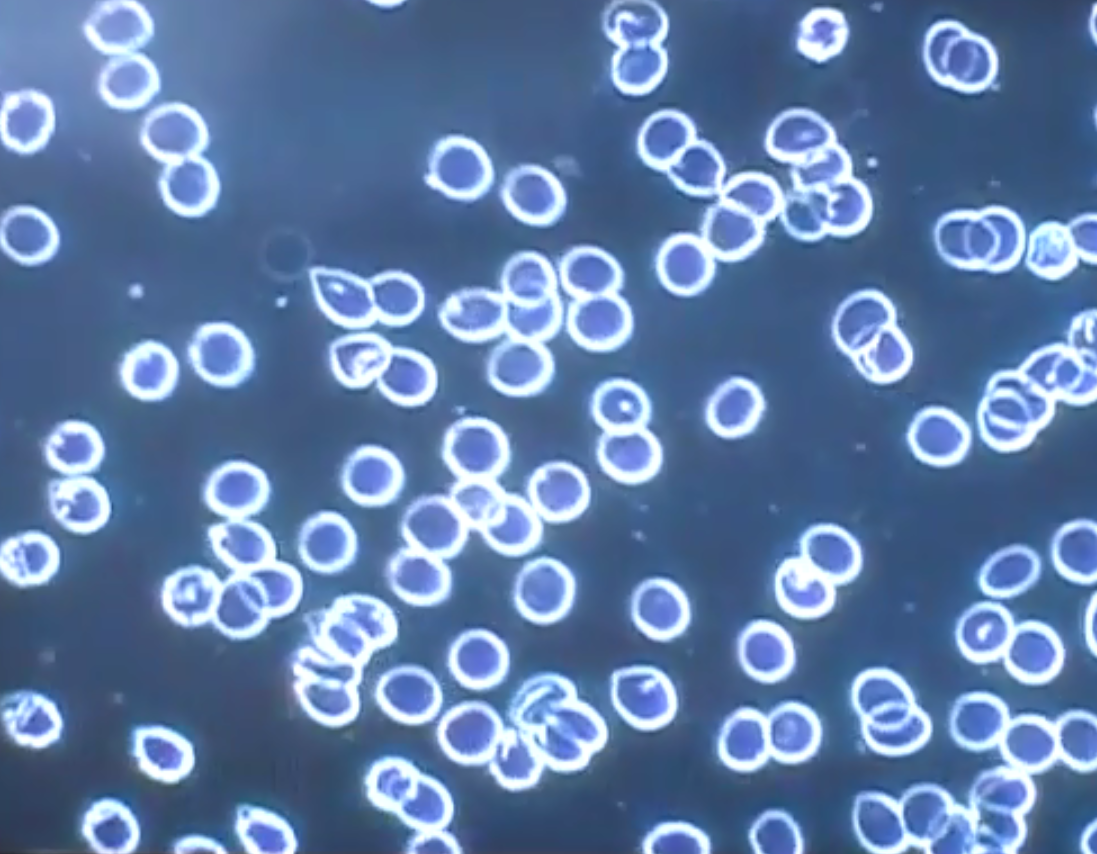
#> input picture imgproc/Лабораторная4/bloodcells.png, 1097 x 854 px
$ jupyter execute --allow-errors lab4_Binarization_And_Detection_new.ipynb   (shell and % lines are left out)
#> lines starting #> are read from the running program, lines starting #| are printed output that depends on the picture; after the words box and inside, x2 and y2 are one past the last pixel; in counts of white or black regions, pixels touching at a corner belong together
# Лабораторная работа 4. Цифровая обработка изображений.

В этой работе рассматриваются различные виды цифровой обработки изображений.

Цель лабораторной работы:
1. Бинаризация
2. Выделение границ

[cell 1]
import sys
import matplotlib.pyplot as plt
import cv2 as cv
import numpy as np

# Изменим стандартный размер графиков matplotlib
plt.rcParams["figure.figsize"] = [6, 4]

## 1 Бинаризация

В обработке изображений часто используется процедура пороговой бинаризации -- разбиения изображения на две области, одна из которых содержит все пиксели со значением ниже некоторого порога, а другая содержи все пиксели со значением выше этого порога.
Оптимальная пороговая сегментация основана на приближении гистограммы изображения к некоторой кривой с использованием весовых сумм двух или более вероятностей интенсивности с нормальным распределением. Тогда порог - это набор ближайших уровней яркости, соответствующих минимуму вероятности между максимумами двух или более нормальных распределений.

<figure>
<center>

<figcaption> Пример выбора порога</figcaption></center>
</figure>

Примеры бинаризации изображений будем рассматривать на изображении хлорелл под микроскопом

[cell 2]
image1 = cv.imread('./bloodcells.png')
#> image1 is the input picture: shape (854, 1097, 3); mean B, G, R 166.4, 124.6, 96.6
image2 = cv.imread('./chlorella.png')
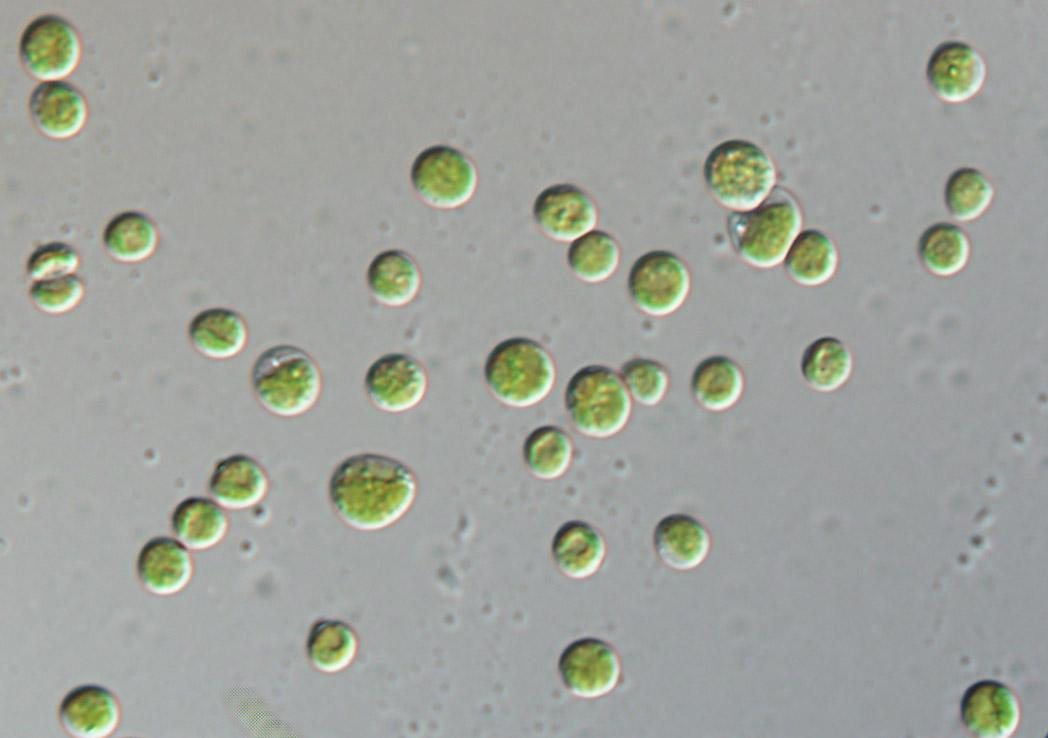
#> input picture imgproc/Лабораторная4/chlorella.png, 1048 x 738 px
#> image2 is the input picture: shape (738, 1048, 3); mean B, G, R 156.2, 162.4, 159.1
rgb_image1 = cv.cvtColor(image1, cv.COLOR_BGR2RGB)
hsv_image1 = cv.cvtColor(image1, cv.COLOR_BGR2HSV)
#> hsv_image1: shape (854, 1097, 3); mean H, S, V 106.8, 114.8, 166.4
gray_image1 = cv.cvtColor(image1, cv.COLOR_BGR2GRAY)
rgb_image2 = cv.cvtColor(image2, cv.COLOR_BGR2RGB)
hsv_image2 = cv.cvtColor(image2, cv.COLOR_BGR2HSV)
#> hsv_image2: shape (738, 1048, 3); mean H, S, V 65.6, 15.8, 163.8
gray_image2 = cv.cvtColor(image2, cv.COLOR_BGR2GRAY)

channels = [0]
histSize = [256]
range = [0, 256]

gs = plt.GridSpec(2, 2)
plt.figure(figsize=(10, 8))
plt.subplot(gs[0])
plt.imshow(gray_image1, cmap='gray')
plt.xticks([]), plt.yticks([])
plt.subplot(gs[1])
plt.imshow(gray_image2, cmap='gray')
plt.xticks([]), plt.yticks([])
plt.subplot(gs[2])
plt.hist(gray_image1.reshape(-1), 256, range)
plt.subplot(gs[3])
plt.hist(gray_image2.reshape(-1), 256, range)
plt.show()

### 1.1 Бинаризация полутоновых изображений (пороговая фильтрация).

Рассмотрим простую бинаризацию на примере полутонового изображения.

Бинаризация полутоновых изображений осуществляется просто. Для каждого пикселя применяется одно и то же пороговое значение. Если значение пикселя меньше порогового значения, оно имеет значение 0, в противном случае — максимальное значение. В библиотеке OpenCV есть функция для бинаризации изображений cv.threshold(), для применения пороговых значений. Функция принимает несколько параметров:
- image -- изображение, к которому применяется бинаризация;
- threshold -- пороговое значение;
- maxval -- максимальное значение, которое присваивается значениям пикселей, превышающим пороговое значение;
- type -- тип порога.

OpenCV предоставляет различные типы пороговых значений:
- cv.THRESH_BINARY
$$
\begin{equation*}
out(x, y) =
 \begin{cases}
   maxval \; &\textit{if image(x, y) > threshold } \\
   0 \; &\textit{иначе}
 \end{cases}
\end{equation*}
$$
- cv.THRESH_BINARY_INV
$$
\begin{equation*}
out(x, y) =
 \begin{cases}
   0 \; &\textit{if image(x, y) > threshold } \\
   maxval \; &\textit{иначе}
 \end{cases}
\end{equation*}
$$
- cv.THRESH_TRUNC
$$
\begin{equation*}
out(x, y) =
 \begin{cases}
   threshold \; &\textit{if image(x, y) > threshold } \\
   image(x,y) \; &\textit{иначе}
 \end{cases}
\end{equation*}
$$
- cv.THRESH_TOZERO
$$
\begin{equation*}
out(x, y) =
 \begin{cases}
   image(x, y) \; &\textit{if image(x, y) > threshold } \\
   0 \; &\textit{иначе}
 \end{cases}
\end{equation*}
$$
- cv.THRESH_TOZERO_INV
$$
\begin{equation*}
out(x, y) =
 \begin{cases}
   0 \; &\textit{if image(x, y) > threshold } \\
   image(x, y) \; &\textit{иначе}
 \end{cases}
\end{equation*}
$$

Подробнее по типам смотри [документацию](https://docs.opencv.org/4.x/d7/d1b/group__imgproc__misc.html#gaa9e58d2860d4afa658ef70a9b1115576)

[cell 3]
threshold = 250
image = gray_image1

ret, thresh1 = cv.threshold(image, threshold, 255, cv.THRESH_BINARY)
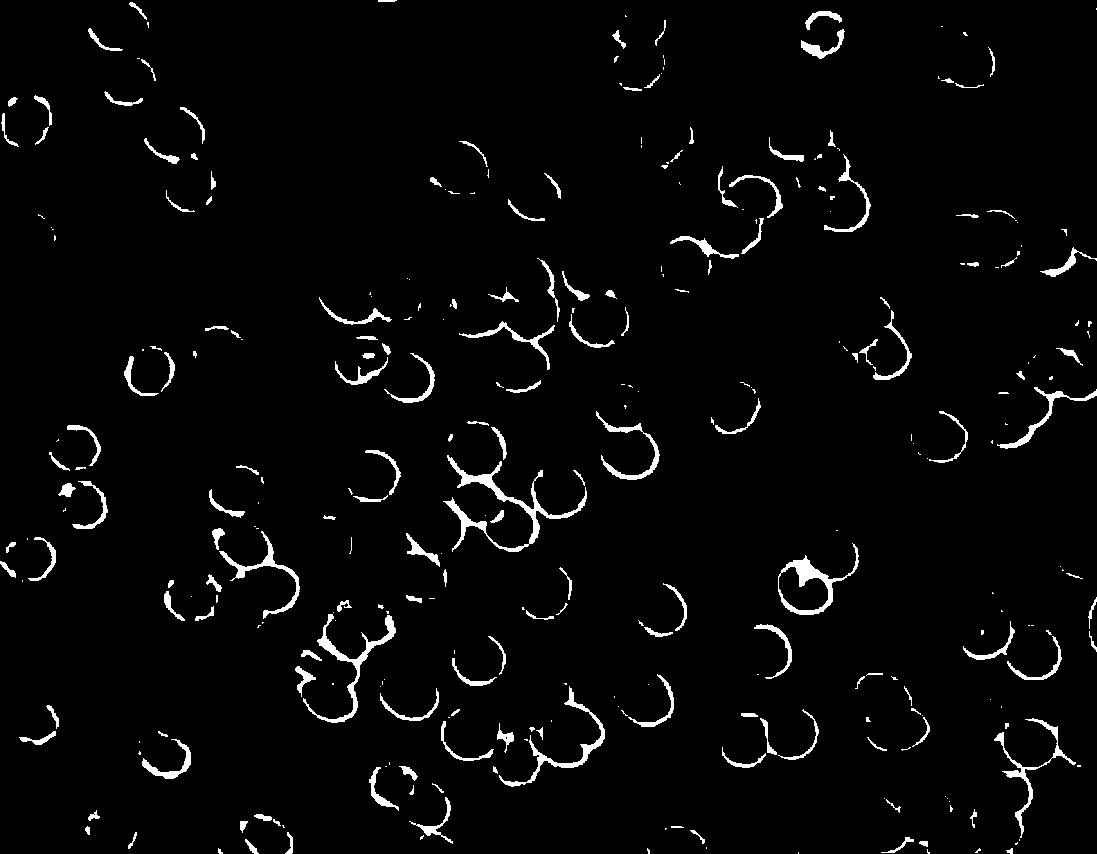
#> thresh1: shape (854, 1097); 3% white; 319 white regions (152 under 20 px), largest, box (x1, y1, x2, y2) and area: (443, 455, 587, 552) 1969, (303, 614, 396, 723) 1265, (778, 543, 859, 615) 1144
#> ret = 250
ret, thresh2 = cv.threshold(image, threshold, 255, cv.THRESH_BINARY_INV)
ret, thresh3 = cv.threshold(image, threshold, 255, cv.THRESH_TRUNC)
ret, thresh4 = cv.threshold(image, threshold, 255, cv.THRESH_TOZERO)
ret, thresh5 = cv.threshold(image, threshold, 255, cv.THRESH_TOZERO_INV)
titles = ['Grayscale Image', 'BINARY', 'BINARY_INV', 'TRUNC', 'TOZERO', 'TOZERO_INV']
images = [image, thresh1, thresh2, thresh3, thresh4, thresh5]
plt.figure(figsize=(15, 8))
for i in np.arange(len(images)):
    plt.subplot(2, 3, i + 1)
    plt.imshow(images[i], 'gray', vmin=0, vmax=255)
    plt.title(titles[i])
    plt.xticks([])
    plt.yticks([])
#> this loop made 6 passes
plt.show()

### 1.2 Бинаризация Оцу (Otsu's Binarization)

Для определения оптимального порога бинаризации предложено большое количество различных подходов. Наиболее удачным из них является подход Оцу, который предполагает не только определение оптимального порога бинаризации, но и вычисление некоторого критерия бимодальности, т.е оценку того, действительно ли исследуемая гистограмма содержит именно две моды (два выраженных пика).
Подробнее про метод Оцу и алгоритм его работы можно почитать [здесь](https://docs.opencv.org/4.x/d7/d4d/tutorial_py_thresholding.html) и [здесь](https://ru.wikipedia.org/wiki/%D0%9C%D0%B5%D1%82%D0%BE%D0%B4_%D0%9E%D1%86%D1%83)

Для использования этого метода в opencv используется таже функция cv.threshold(), в которой в качестве дополнительного флага передается параметр cv.THRESH_OTSU. Пороговое значение может быть выбрано произвольным. Затем алгоритм находит оптимальное пороговое значение, которое возвращается в качестве первого значения кортежа.

Работу метода Оцу рассмотрим на примере:

[cell 4]
threshold = 120
ret1, thresh1 = cv.threshold(image, threshold, 255, cv.THRESH_BINARY)
#> thresh1: shape (854, 1097); 32% white; 75 white regions (17 under 20 px), largest, box (x1, y1, x2, y2) and area: (0, 0, 224, 219) 33987, (287, 592, 609, 793) 24781, (635, 107, 875, 298) 20793
#> ret1 = 120
ret2, thresh2 = cv.threshold(image, 0, 255, cv.THRESH_BINARY + cv.THRESH_OTSU)
#> thresh2: shape (854, 1097); 20% white; 79 white regions (11 under 20 px), largest, box (x1, y1, x2, y2) and area: (637, 109, 873, 297) 13405, (386, 417, 591, 607) 12706, (438, 246, 634, 397) 11536
#> ret2 = 156
titles = ['Original Image', 'Global Thresholding (threshold = %d)' % threshold,
          "Otsu's Thresholding (Otsu's threshold = %d)" % ret2]
images = [image, thresh1, thresh2]

plt.figure(figsize=(15, 8))
for i in np.arange(len(images)):
    plt.subplot(1, 3, i + 1)
    plt.imshow(images[i], 'gray')
    plt.title(titles[i])
    plt.xticks([])
    plt.yticks([])
#> this loop made 3 passes
plt.show()

### 1.3 Адаптивная бинаризация.

В простой полутоновой бинаризации в качестве порога используется одно значение. Но это может быть не во всех случаях, например, если изображение имеет разные условия освещения в разных областях. В этом случае может помочь адаптивное пороговое значение. Здесь алгоритм определяет порог для пикселя на основе небольшой области вокруг него. Таким образом, мы получаем разные пороги для разных областей одного и того же изображения, что дает лучшие результаты для изображений с различной освещенностью.

Помимо описанных выше параметров, метод `cv.adaptiveThreshold()` принимает три входных параметра:

- **AdaptiveMethod** решает, как вычисляется пороговое значение:
    + `cv.ADAPTIVE_THRESH_MEAN_C`: Пороговое значение представляет собой среднее значение площади окрестностей минус константа C.
    + `cv.ADAPTIVE_THRESH_GAUSSIAN_C`: Пороговое значение представляет собой гауссово-взвешенную сумму значений окрестностей минус константа C.
- **BlockSize** определяет размер области соседства, а C — константа, которая вычитается из средней или взвешенной суммы соседних пикселей.

[cell 5]
image = cv.imread('./exmpl.jpg')
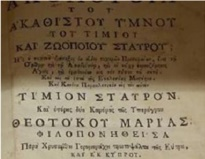
#> input picture imgproc/Лабораторная4/exmpl.jpg, 205 x 159 px
#> image is the input picture: shape (159, 205, 3); mean B, G, R 89.5, 114.4, 131
image = cv.cvtColor(image, cv.COLOR_BGR2GRAY)
#> image: shape (159, 205)
ret1, thresh1 = cv.threshold(image, 0, 255, cv.THRESH_BINARY + cv.THRESH_OTSU)
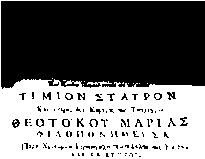
#> thresh1: shape (159, 205); 43.8% white; 12 white regions (11 under 20 px), largest, box (x1, y1, x2, y2) and area: (0, 0, 205, 159) 14252
#> ret1 = 122
thresh2 = cv.adaptiveThreshold(image, 255, cv.ADAPTIVE_THRESH_MEAN_C, cv.THRESH_BINARY, 15, 5)
#> thresh2: shape (159, 205); 72.4% white; 197 black regions (81 under 20 px), largest, box (x1, y1, x2, y2) and area: (1, 1, 205, 159) 2431, (163, 69, 205, 83) 196, (31, 62, 54, 80) 153
thresh3 = cv.adaptiveThreshold(image, 255, cv.ADAPTIVE_THRESH_GAUSSIAN_C, cv.THRESH_BINARY, 15, 5)
#> thresh3: shape (159, 205); 78% white; black in thin lines or dots
titles = ['Original Image', "Otsu's Thresholding (Otsu's threshold = %d)" % ret1,
          'Adaptive Mean Thresholding', 'Adaptive Gaussian Thresholding']
images = [image, thresh1, thresh2, thresh3]

plt.figure(figsize=(10, 8))
for i in np.arange(len(images)):
    plt.subplot(2, 2, i + 1)
    plt.imshow(images[i], 'gray')
    plt.title(titles[i])
    plt.xticks([])
    plt.yticks([])
#> this loop made 4 passes
plt.show()

### 1.4 Сегментация многомодальных изображений (Мультипороговая гистограммная бинаризация)

<figure>
<center>

<figcaption> Пример сегментации</figcaption></center>
</figure>

Сегментация многомодальных изображений - специально разработанный для данного класса задач, метод статистического выделения мод позволяет оценивать количество и степень выраженности мод гистограммы, опираясь на соответствующий график статистической производной (функции локальной разделимости), представляющий собой график значений критерия Оцу, вычисляемых в локальном скользящем окне, согласованном по ширине с ожидаемой шириной моды гистограммы.

# 2 Выделение границ.

Традиционно, рассматриваются две модели краев: "ступенька" и "излом". Точкам контура типа "ступенька" соответствуют точки смены знака второй производной, а точкам контура типа "излом" - точки смены знака первой производной изображения. Здесь делается допущение, что изображение это непрерывная и два раза дифференцируемая функция f(x,y). В действительности это допущение будет корректным, если перед взятием производной - изображение сгладить (отфильтровать) тем или иным способом.

Из методов обнаружения края при помощи различных дифференциальных операторов наиболее известны операторы Робертса (Roberts), Собеля (Sobel), Канни (Canny), оператор Лапласа и Лапласиан Гаусcиана (LoG).

## 2.1 Операторы вычисления векторов градиентов

Операторы Робертса и Собеля реализуются путем свертки изображения со следующими ядрами:

- Оператор Робертса:
$
M_1 =
 \begin{pmatrix}
  1 & 0 \\
  0 & -1
 \end{pmatrix}
;
M_2 =
 \begin{pmatrix}
  0 & -1\\
  1 & 0
 \end{pmatrix}
.
$

- Оператор Собеля:
$
M_x =
\begin{pmatrix}
 1 & 0 & -1 \\
 2 & 0 & -2 \\
 1 & 0 & -1
 \end{pmatrix}
;
M_y =
\begin{pmatrix}
 1  & 2  & 1 \\
 0  & 0  & 0 \\
 -1 & -2 & -1
 \end{pmatrix}
.
$

Исследования показали, что оператор Робертса не является в достаточной мере помехозащищенным. Оператор Собеля обеспечивает вполне удовлетворительные результаты при обработке реальных изображений.
В каждой точке изображения приближённое значение величины градиента можно вычислить путём использования полученных приближенных значений производных:
$ G = \sqrt{G^2_x + G^2_y} $,
где $ G_x = M_x * Image $, а  $ G_y = M_y * Image $
Символ $*$ здесь - это операция свертки.
Используя эту информацию, мы можем также вычислить направление градиента:
${\displaystyle \mathbf {\Theta } =\operatorname {arctan} \left({\mathbf {G} _{y} \over \mathbf {G} _{x}}\right)} $,
где, к примеру, угол Θ равен нулю для вертикальной границы, у которой тёмная сторона слева.

[cell 6]
image1 = cv.imread('./lenna.png')
#> (the rest of this cell did not finish here and is left out)

[cell 7]
M1 = np.asarray([[1, 0], [0, -1]])
M2 = np.asarray([[0, -1], [1, 0]])
Mx = np.asarray([[1, 0, -1], [2, 0, -2], [1, 0, -1]])
My = np.asarray([[1, 2, 1], [0, 0, 0], [-1, -2, -1]])

kernels = [M1, M2, Mx, My]

gs = plt.GridSpec(3, 3)
plt.figure(figsize=(15, 15))

titles = ['Оператор Робертcа M1', 'Оператор Робертcа M2', 'Оператор Собеля Mх',
          'Оператор Собеля My', 'Амплитуда градиента G', 'Направление градиента Θ']
numberOfImage = 6
shape = gray_image1.shape
filtered_images = np.empty(shape[0] * shape[1] * numberOfImage).reshape(shape[0], shape[1], numberOfImage)

for i in np.arange(numberOfImage - 2):
    filtered_images[..., i] = cv.filter2D(gray_image1, -1, kernels[i])

filtered_images[..., 4] = np.sqrt(filtered_images[..., 2] ** 2 + filtered_images[..., 3] ** 2)
filtered_images[..., 5] = np.arctan2(filtered_images[..., 3], filtered_images[..., 2])

for i in np.arange(numberOfImage):
    plt.subplot(gs[i])
    plt.xticks([]), plt.yticks([])
    plt.title(titles[i])
    plt.imshow(filtered_images[..., i], cmap='gray')

plt.show()

## 2.2 Операторы Лапласа и Лапласиан Гауссиана
Рассмотрим операторы выделения краев на, основанных на вычислении производных.

Простейшим оператором такого рода является оператор Лапласа.

**оператор Лапласа** (Лапласиан) - это дифференциальный оператор, который является обобщением на функции нескольких переменных второй производной функции одной переменной. Обозначается символом $\Delta$. Оператор Лапласа примененный к некоторой функции F ставит в соответствие функцию:
$\Delta F = \frac{\partial^2 F}{\partial x^2_1} + \frac{\partial^2 F}{\partial x^2_2} + \dots + \frac{\partial^2 F}{\partial x^2_n}$ для n-мерного пространства. В случае пространственной обработки изображений чаще всего $n=2$.

Ядро лапласиана размером 3x3 выглядит так:
$$
 \begin{pmatrix}
  -1 & -1 & -1 \\
  -1 & 8 & -1 \\
  -1 & -1 & -1
 \end{pmatrix}
$$
Эта маска позволяет в равной степени учитывать возможные перепады яркости во всех направлениях.

**Лапласиан Гауссиана (LoG)** - это оператор выделения краев ступенчатого типа основанный на использовании оператора Лапласа, примененного после сглаживания изображения гауссовским линейным фильтром или непосредственно осуществляется свертка с маской $\Delta G(\sigma,x,y)$. Этот фильтр также известен как *разность гауссовских распределений* (difference of Gaussians ,DoG), т.к. форма маски $\Delta G(\sigma,x,y)$ хорошо аппроксимируется разностью гауссовских масок $G(\sigma_1) - G(\sigma_2)$ с соотношением $\frac{\sigma_1}{\sigma_2} = 1.7$.

[cell 8]
outImageDepth = cv.CV_16S  # глубина результирующего изображения.
#Т.к. входное изображение 8-битное,
#чтобы избежать переполнения сделаем выходное изображение 16-битное.

gaussian33 = cv.GaussianBlur(gray_image1, (3, 3), 0)
gaussian55 = cv.GaussianBlur(gray_image1, (5, 5), 0)

# применяем оператор Лапласа к тестовому изображению
laplace = cv.Laplacian(gray_image1, outImageDepth, ksize=3)
# laplace = cv.convertScaleAbs(laplace)
# вычисляем разность гауссовских распределений
dog = gaussian33 - gaussian55
# dog = cv.convertScaleAbs(dog)
# вычисляем Лапласиан Гауссиана
log = cv.Laplacian(gaussian33, outImageDepth, ksize=3)
log = cv.convertScaleAbs(log)

# вывод
plt.figure(figsize=(15, 8))
gs = plt.GridSpec(1, 3)

titles = ['Оператор Лапласа', 'Лапласиан Гауссиана', 'Разность гауссовских распределений']
outImages = [laplace, log, dog]

for i in np.arange(len(outImages)):
    plt.subplot(gs[i])
    plt.xticks([]), plt.yticks([])
    plt.title(titles[i])
    plt.imshow(outImages[i], cmap='gray')

plt.show()

## 2.3 Оператор Канни
Оператор Канни использует многоступенчатый алгоритм для обнаружения границ в изображениях.
Алгоритм Канни состоит из следующих шагов:
- сглаживание изображения;
- вычисление градиента. Используются четыре фильтра для обнаружения горизонтальных, вертикальных и диагональных ребер в размытом изображении;
- подавление немаксимумов. Только локальные максимумы отмечаются как границы;
- двойная пороговая фильтрация. Потенциальные границы определяются порогами;
- трассировка области неоднозначности. Итоговые границы определяются путём подавления всех краёв, не связанных с определенными (сильными) границами.

К счастью, нам не нужно реализовывать алгоритм Канни, т.к. его реализация есть в OpenCV.
Алгоритм Канни реализован в OpenCV в функции Canny. Для его настройки его работы нужно передать функции два порога.
Подробнее про алгоритм Канни можно почитать в [документации](https://docs.opencv.org/3.4/da/d22/tutorial_py_canny.html)

[cell 9]
threshold1 = 100
threshold2 = 200
edges = cv.Canny(gray_image1, threshold1, threshold2)
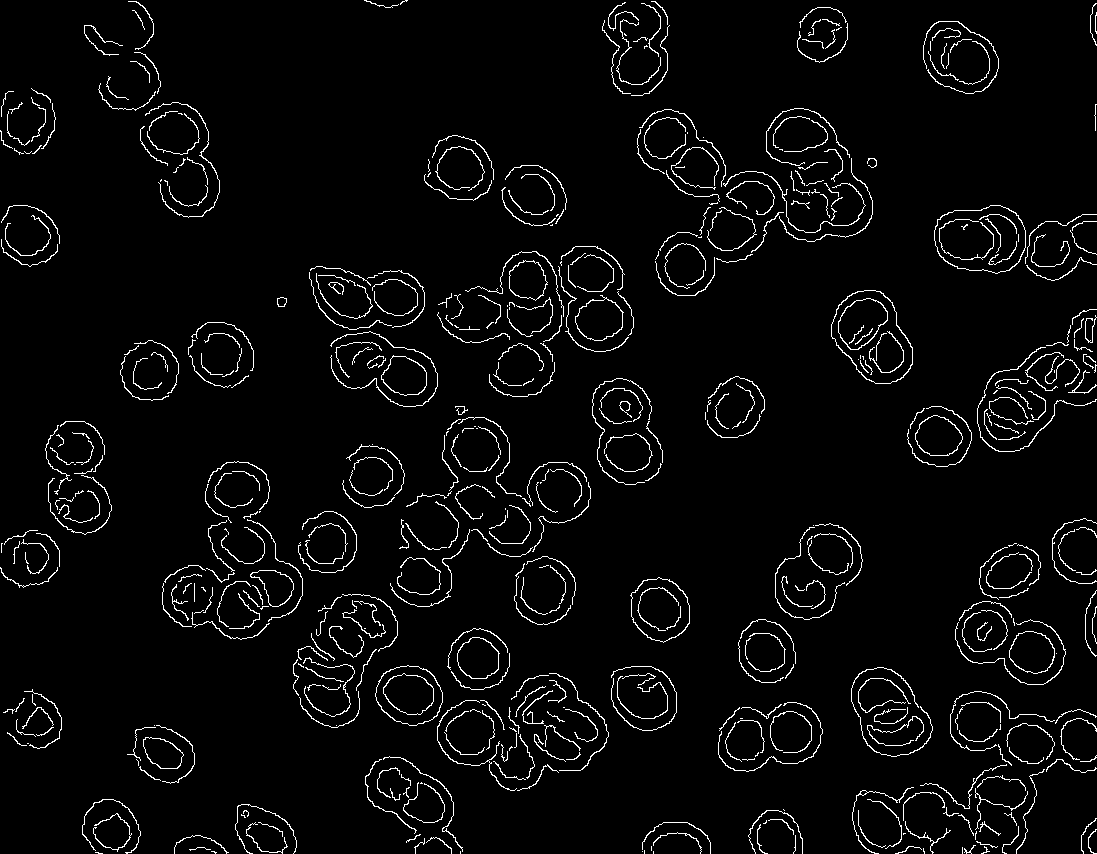
#> edges: shape (854, 1097); 3.7% white in thin lines or dots

# вывод
plt.figure(figsize=(10, 4))
plt.subplot(121), plt.imshow(gray_image1, cmap='gray')
plt.title('Исходное изображение'), plt.xticks([]), plt.yticks([])
plt.subplot(122), plt.imshow(edges, cmap='gray')
plt.title('Изображение краев, \n вычисленных алгоритмом Канни'), plt.xticks([]), plt.yticks([])
plt.show()
